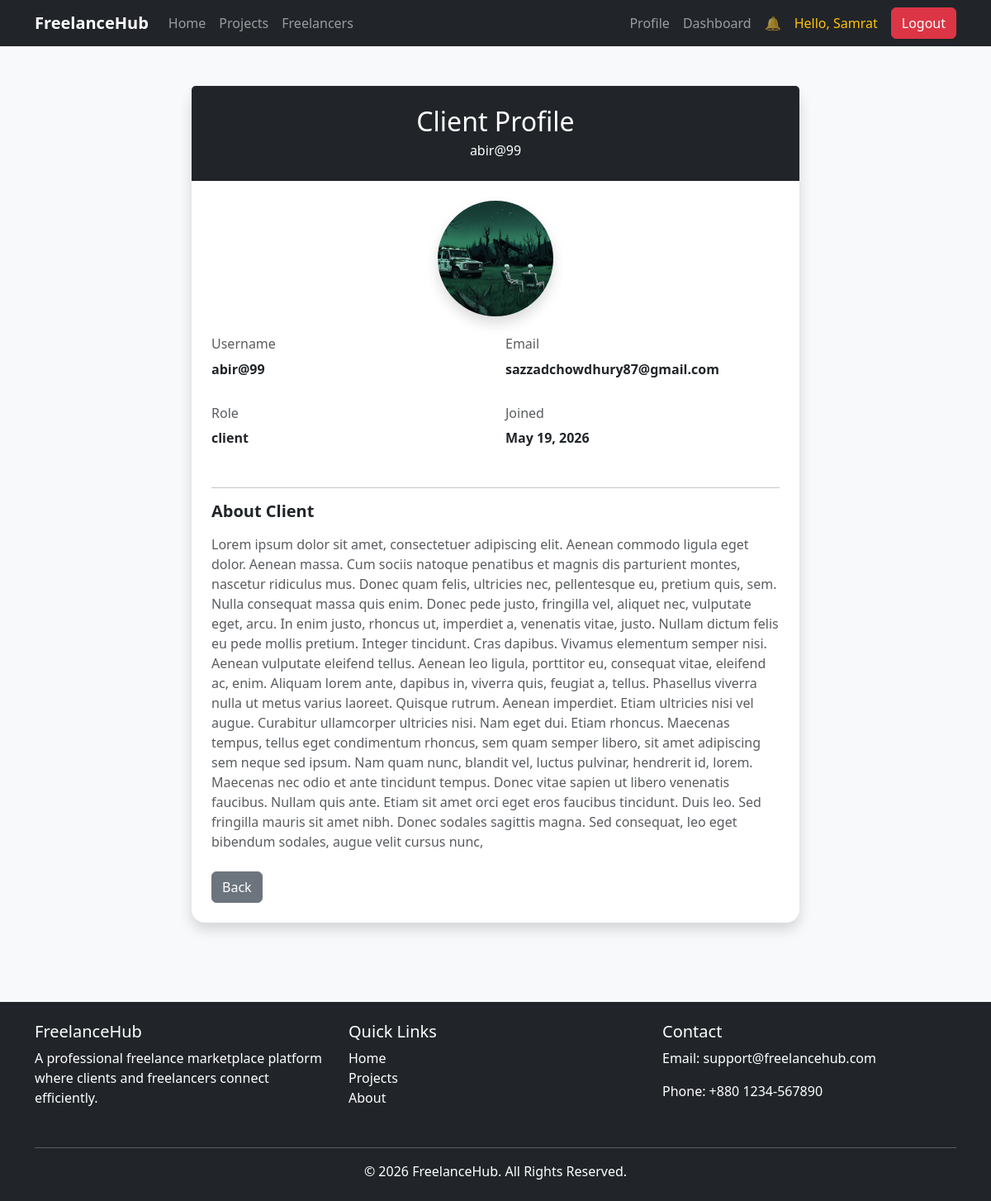
Page /projects/profile/17/ (signed in) on the committed database.
### accounts/models.py (models this page shows, shortened)
class User(AbstractUser):
    role= models.CharField(max_length=50,choices=ROLE_CHOICES)
    is_verified= models.BooleanField(default=False)

### profiles/models.py (models this page shows, shortened)
class ClientProfile(models.Model):
    user = models.OneToOneField(
        settings.AUTH_USER_MODEL,
        on_delete=models.CASCADE,
        related_name='client_profile'
    )
    company_name = models.CharField(
        max_length=200,
        blank=True
    )
    company_logo = models.ImageField(
        upload_to='clients/',
        blank=True,
        null=True
    )
    company_description = models.TextField(
        blank=True
    )
    company_website = models.URLField(
        blank=True
    )

### projects/views.py (the view)
# urls.py: path('profile/<int:id>/',views.client_profile,name='client_profile'),
def client_profile(request, id):
    user = get_object_or_404(User, id=id)
    if user.role != 'client':
        raise Http404(f"User is a {user.role}, not a client.")
    profile = get_object_or_404(
        ClientProfile,
        user__id=id
    )
    return render(request,'projects/client_profile.html',{'profile_user': profile})

### notifications/context_processors.py (called while the page is built)
def notification_count(request):
    count = 0
    if request.user.is_authenticated:
        count = Notification.objects.filter(
            user=request.user,
            is_read=False
        ).count()
    return {
        'notification_count': count
    }

### projects/templates/projects/client_profile.html
{% extends 'base.html' %}
{% block content %}
<div class="container py-5">
    <div class="row justify-content-center">
        <div class="col-lg-8">
            <div class="card shadow border-0 rounded-4">
                <div class="card-header bg-dark text-white text-center py-4">
                    <h2 class="mb-1">
                        Client Profile
                    </h2>
                    <p class="mb-0">
                        {{ profile_user.user.username }}
                    </p>
                </div>
                <div class="card-body p-4">
                    <div class="text-center mb-4">
                        {% if profile_user.company_logo %}
                        <img
                            src="{{ profile_user.company_logo.url }}"
                            class="rounded-circle shadow"
                            width="140"
                            height="140"
                            style="object-fit: cover;"
                        >
                        {% else %}
                        <img
                            src="https://via.placeholder.com/140"
                            class="rounded-circle shadow"
                        >
                        {% endif %}
                    </div>
                    <div class="row">
                        <div class="col-md-6 mb-3">
                            <h6 class="text-muted">
                                Username
                            </h6>
                            <p class="fw-bold">
                                {{ profile_user.user.username }}
                            </p>
                        </div>
                        <div class="col-md-6 mb-3">
                            <h6 class="text-muted">
                                Email
                            </h6>
                            <p class="fw-bold">
                                {{ profile_user.user.email }}
                            </p>
                        </div>
                        <div class="col-md-6 mb-3">
                            <h6 class="text-muted">
                                Role
                            </h6>
                            <p class="fw-bold">
                                {{ profile_user.user.role }}
                            </p>
                        </div>
                        <div class="col-md-6 mb-3">
                            <h6 class="text-muted">
                                Joined
                            </h6>
                            <p class="fw-bold">
                                {{ profile_user.user.date_joined|date:"F d, Y" }}
                            </p>
                        </div>
                    </div>
                    <hr>
                    <h5 class="fw-bold mb-3">
                        About Client
                    </h5>
                    <p class="text-muted">
                        {% if profile_user.company_description %}
                            {{ profile_user.company_description }}
                        {% else %}
                            No description added yet.
                        {% endif %}
                    </p>
                    <div class="mt-4">
                        <a
                            href="javascript:history.back()"
                            class="btn btn-secondary"
                        >
                            Back
                        </a>
                    </div>
                </div>
            </div>
        </div>
    </div>
</div>
{% endblock %}

### templates/navbar.html (shortened to what this page needs)
<nav class="navbar navbar-expand-lg navbar-dark bg-dark">
  <div class="container">
    <a class="navbar-brand fw-bold" href="/"> FreelanceHub </a>
    <div class="collapse navbar-collapse" id="navbarContent">
      <ul class="navbar-nav me-auto mb-2 mb-lg-0">
        <li class="nav-item">
          <a class="nav-link" href="/"> Home </a>
        </li>
        <li class="nav-item">
          <a class="nav-link" href="{% url 'project_list' %}"> Projects </a>
        </li>
        <li class="nav-item">
          <a class="nav-link" href="#"> Freelancers </a>
        </li>
      </ul>
      <ul class="navbar-nav align-items-center">
        {% if user.is_authenticated %}
        <li class="nav-item">
          <a class="nav-link" href="{% url 'profile' %}"> Profile </a>
        </li>
        <li class="nav-item">
          {% if user.role == 'client' %}
          <a class="nav-link" href="{% url 'proposal_dashboard' %}">
            Dashboard
          </a>
          {% elif user.role == 'freelancer' %}
          <a class="nav-link" href="{% url 'freelancer_dashboard' %}">
            Dashboard
          </a>
          {% endif %}
        </li>
        <li class="nav-item">
          <a
            class="nav-link position-relative"
            href="{% url 'notifications' %}"
          >
            🔔
          </a>
        </li>
        <li class="nav-item">
          <span class="nav-link text-warning">
            Hello, {{ user.first_name }}
          </span>
        </li>
        <li class="nav-item">
          <a class="btn btn-danger ms-2" href="{% url 'logout' %}"> Logout </a>
        </li>
        {% endif %}
      </ul>
    </div>
  </div>
</nav>

### static/style.css (style rules this page uses)
body { background-color: #f8f9fa; }
.navbar a { text-decoration: none; }

### rows in the picture
User: first_name "Samrat"
ClientProfile: user.username "abir@99", company_logo (picture), user.email "sazzadchowdhury87@gmail.com", user.role "client", user.date_joined "May 19, 2026", company_description "Lorem ipsum dolor sit amet, consectetuer adipiscing elit. Aenean commodo ligula eget dolor. Aenean massa. Cum sociis natoque penatibus et magnis dis parturient montes, nascetur ridiculus mus. Donec quam felis, ultricies nec, pellentesque eu, pretium quis, sem. Nulla consequat massa quis enim. Donec pede justo, fringilla vel, aliquet nec, vulputate eget, arcu. In enim justo, rhoncus ut, imperdiet a, venenatis vitae, justo. Nullam dictum felis eu pede mollis pretium. Integer tincidunt. Cras dapibus. Vivamus elementum semper nisi. Aenean vulputate eleifend tellus. Aenean leo ligula, porttitor eu, consequat vitae, eleifend ac, enim. Aliquam lorem ante, dapibus in, viverra quis, feugiat a,…"
